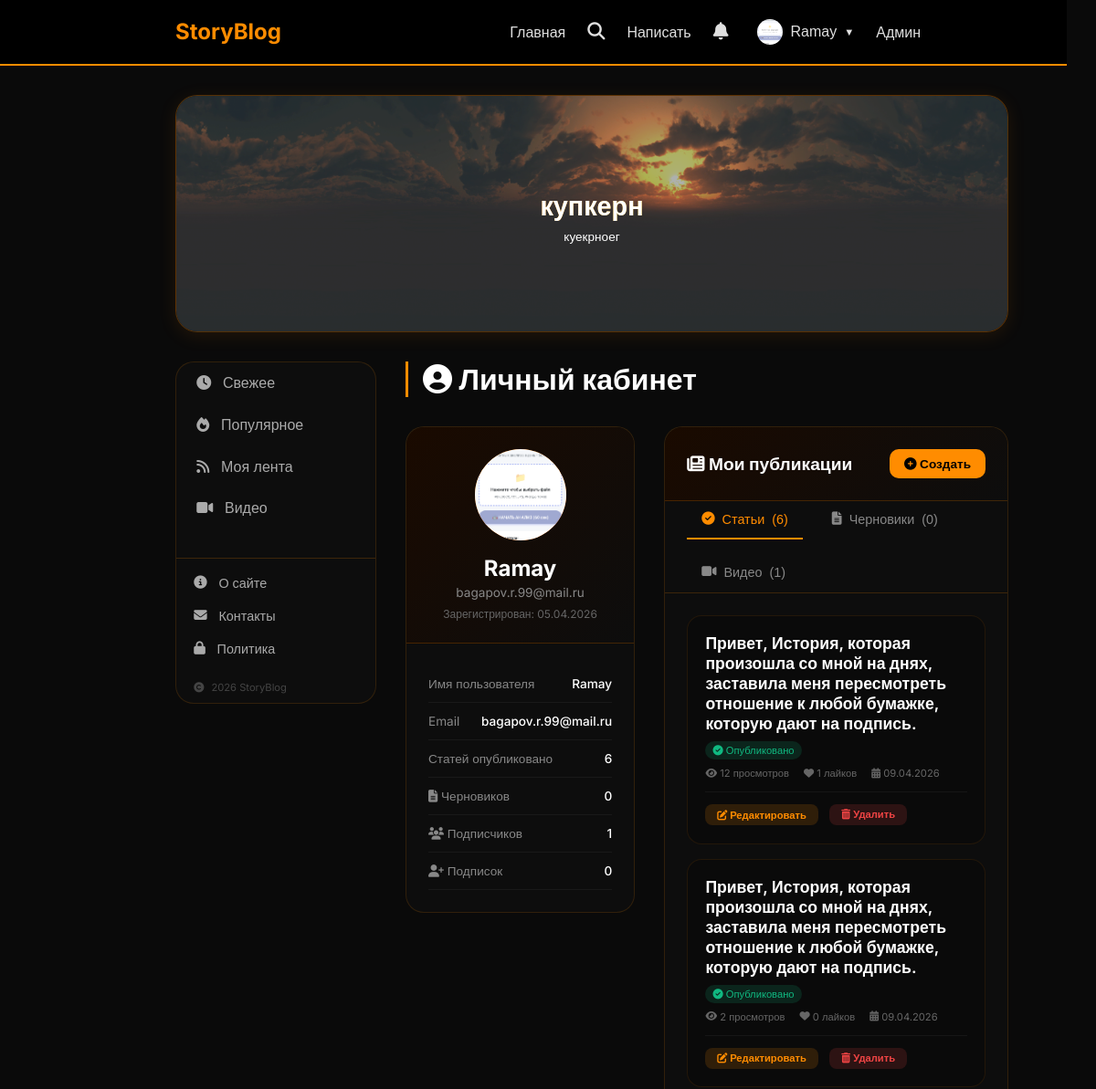
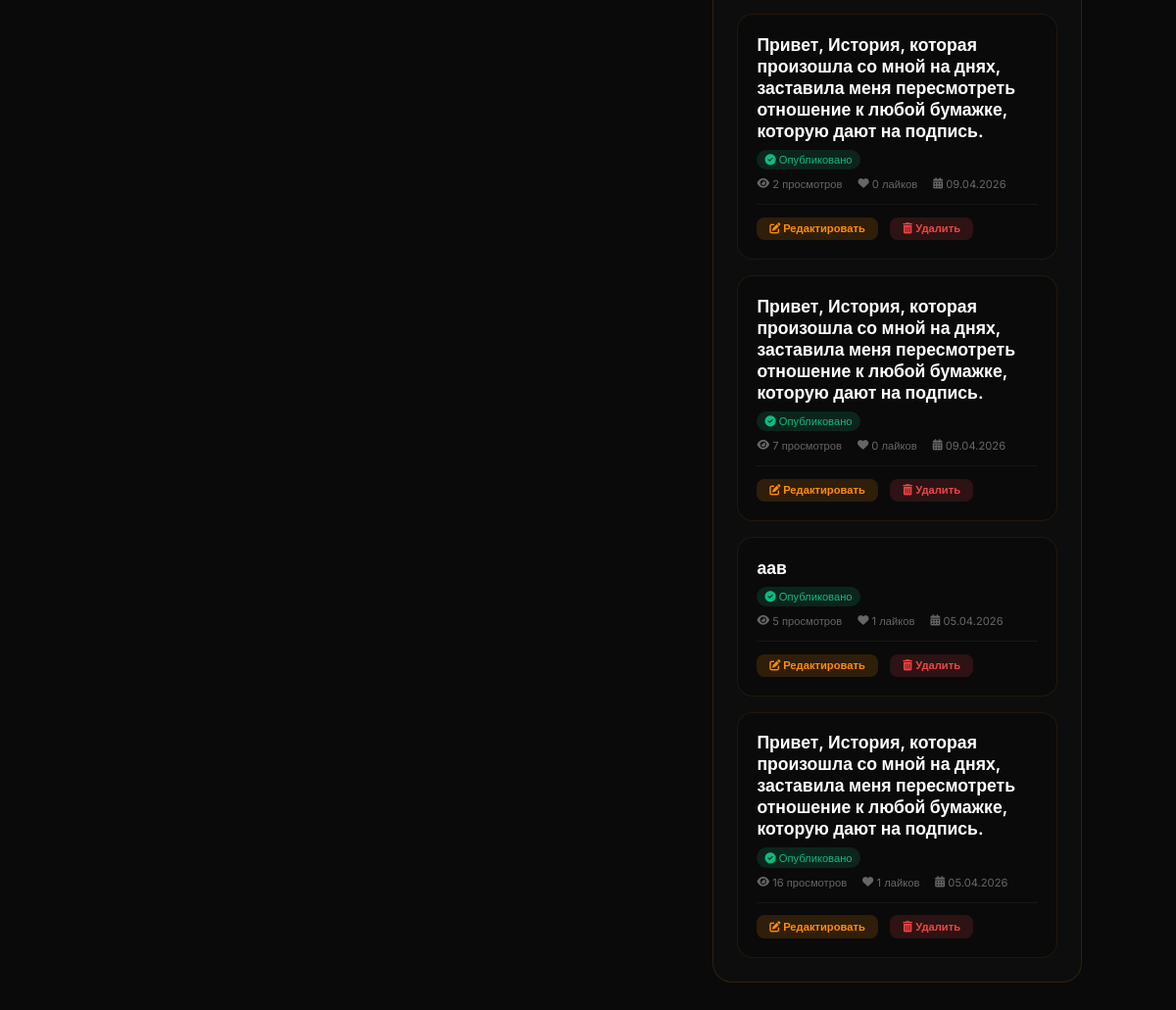
Screenshot of /profile (signed in) with the database file from the repository (2 pictures, top to bottom).
### database.py (models this page shows)
class User(Base):
    __tablename__ = 'users'
    id = Column(Integer, primary_key=True)
    email = Column(String, unique=True, index=True)
    username = Column(String, unique=True, index=True)
    hashed_password = Column(String)
    avatar = Column(String, default='default.png')
    is_admin = Column(Boolean, default=False)
    is_active = Column(Boolean, default=True)
    created_at = Column(DateTime, default=datetime.now)

class SliderItem(Base):
    __tablename__ = 'slider_items'
    id = Column(Integer, primary_key=True)
    title = Column(String, default='')
    label = Column(String, default='')
    icon = Column(String, default='📖')
    image_url = Column(String, default='')
    link = Column(String, default='')
    is_active = Column(Boolean, default=True)
    order = Column(Integer, default=0)
    image_position = Column(String, default='cover')
    text_position = Column(String, default='center')
    text_color = Column(String, default='#ffffff')
    text_size = Column(String, default='medium')
    overlay_opacity = Column(Integer, default=30)
    created_at = Column(DateTime, default=datetime.now)

class Article(Base):
    __tablename__ = 'articles'
    id = Column(Integer, primary_key=True)
    title = Column(String, index=True)
    slug = Column(String, unique=True, index=True)
    description = Column(String, default='')
    content = Column(Text)
    user_id = Column(Integer, ForeignKey('users.id'))
    is_published = Column(Boolean, default=False)
    views = Column(Integer, default=0)
    likes = Column(Integer, default=0)
    created_at = Column(DateTime, default=datetime.now)
    updated_at = Column(DateTime, default=datetime.now, onupdate=datetime.now)

### main.py (the view)
@app.get("/profile", response_class=HTMLResponse)
async def profile(request: Request, db: Session = Depends(get_db)):
    user = get_current_user(request, db)
    if not user:
        return RedirectResponse(url="/login", status_code=303)
    published_articles = db.query(Article).filter(
        Article.user_id == user.id,
        Article.is_published == True
    ).order_by(Article.created_at.desc()).all()
    draft_articles = db.query(Article).filter(
        Article.user_id == user.id,
        Article.is_published == False
    ).order_by(Article.created_at.desc()).all()
    user_videos = db.query(Video).filter(Video.user_id == user.id).order_by(Video.created_at.desc()).all()
    subscribers_count = db.query(Subscription).filter(Subscription.author_id == user.id).count()
    subscriptions_count = db.query(Subscription).filter(Subscription.subscriber_id == user.id).count()
    slider_items = db.query(SliderItem).filter(SliderItem.is_active == True).order_by(SliderItem.order).all()
    return templates.TemplateResponse("profile.html", {
        "request": request,
        "user": user,
        "published_articles": published_articles,
        "draft_articles": draft_articles,
        "user_videos": user_videos,
        "subscribers_count": subscribers_count,
        "subscriptions_count": subscriptions_count,
        "slider_items": slider_items
    })

### templates/profile.html (shortened to what this page needs)
{% extends "base.html" %}
{% block content %}
<div class="profile-header">
    <h2><i class="fas fa-user-circle"></i> Личный кабинет</h2>
</div>
<div class="profile-grid">
    <div class="info-card">
        <div class="info-header">
            <div class="profile-avatar" id="avatarContainer">
                <img src="/static/avatars/{{ user.avatar }}" alt="Аватар" style="width: 100px; height: 100px; border-radius: 50%; object-fit: cover;" id="avatarImg">
            </div>
            <div class="profile-name">{{ user.username }}</div>
            <div class="profile-email">{{ user.email }}</div>
            <div class="profile-date">Зарегистрирован: {{ user.created_at.strftime('%d.%m.%Y') }}</div>
        </div>
        <div class="info-body">
            <div class="info-row">
                <span class="info-label">Имя пользователя</span>
                <span class="info-value">{{ user.username }}</span>
            </div>
            <div class="info-row">
                <span class="info-label">Email</span>
                <span class="info-value">{{ user.email }}</span>
            </div>
            <div class="info-row">
                <span class="info-label">Статей опубликовано</span>
                <span class="info-value">{{ published_articles|length }}</span>
            </div>
            <div class="info-row">
                <span class="info-label"><i class="fas fa-file-alt"></i> Черновиков</span>
                <span class="info-value">{{ draft_articles|length }}</span>
            </div>
            <div class="info-row">
                <span class="info-label"><i class="fas fa-users"></i> Подписчиков</span>
                <span class="info-value">{{ subscribers_count }}</span>
            </div>
            <div class="info-row">
                <span class="info-label"><i class="fas fa-user-plus"></i> Подписок</span>
                <span class="info-value">{{ subscriptions_count }}</span>
            </div>
        </div>
    </div>
    <div class="articles-card">
        <div class="articles-header">
            <h3><i class="fas fa-newspaper"></i> Мои публикации</h3>
            <a href="/create" class="btn-new"><i class="fas fa-plus-circle"></i> Создать</a>
        </div>
        <div class="tabs">
            <button class="tab-btn active" onclick="switchTab('published')"><i class="fas fa-check-circle"></i> Статьи <span>({{ published_articles|length }})</span></button>
            <button class="tab-btn" onclick="switchTab('drafts')"><i class="fas fa-file-alt"></i> Черновики <span>({{ draft_articles|length }})</span></button>
            <button class="tab-btn" onclick="switchTab('videos')"><i class="fas fa-video"></i> Видео <span>({{ user_videos|length }})</span></button>
        </div>
        <div id="published-tab" class="tab-content active">
            <div class="articles-list">
                {% if published_articles %}
                    {% for article in published_articles %}
                    <div class="article-item">
                        <div class="article-item-title">
                            <a href="/article/{{ article.slug }}">{{ article.title }}</a>
                        </div>
                        <div class="article-item-meta">
                            <span class="status-published"><i class="fas fa-check-circle"></i> Опубликовано</span>
                        </div>
                        <div class="article-item-stats">
                            <span><i class="fas fa-eye"></i> {{ article.views }} просмотров</span>
                            <span><i class="fas fa-heart"></i> {{ article.likes }} лайков</span>
                            <span><i class="fas fa-calendar-alt"></i> {{ article.created_at.strftime('%d.%m.%Y') }}</span>
                        </div>
                        <div class="article-item-actions">
                            <a href="/edit/{{ article.id }}" class="btn-edit"><i class="fas fa-edit"></i> Редактировать</a>
                            <button class="btn-delete" onclick="confirmDelete({{ article.id }}, '{{ article.title|replace("'", "\\'") }}')"><i class="fas fa-trash-alt"></i> Удалить</button>
                        </div>
                    </div>
                    {% endfor %}
                {% else %}
                    <div class="empty-articles">
                        <div class="empty-articles-icon"><i class="fas fa-inbox"></i></div>
                        <p>У вас пока нет опубликованных статей</p>
                        <a href="/create" class="btn btn-primary" style="margin-top: 1rem; display: inline-block;"><i class="fas fa-pen-alt"></i> Написать первую статью</a>
                    </div>
                {% endif %}
            </div>
        </div>
    </div>
</div>
{% endblock %}

### templates/base.html (shortened to what this page needs)
<!DOCTYPE html>
<html lang="ru">
<head>
    <link href="https://cdn.quilljs.com/1.3.6/quill.snow.css" rel="stylesheet">
    <link rel="stylesheet" href="https://cdnjs.cloudflare.com/ajax/libs/font-awesome/6.5.1/css/all.min.css">
</head>
<body>
    <nav class="navbar">
        <h2><a href="/" style="color:#ff8c00; text-decoration:none;">StoryBlog</a></h2>
        <div class="nav-links">
            <a href="/">Главная</a>
            <div class="search-wrapper">
                <button class="search-icon-btn" id="searchIconBtn" onclick="toggleSearch()">
                    <i class="fas fa-search"></i>
                </button>
            </div>
            {% if user %}
                <a href="/create">Написать</a>
                <div class="notif-menu">
                    <button class="notif-btn" onclick="toggleNotifMenu()">
                        <i class="fas fa-bell"></i>
                    </button>
                </div>
                <div class="user-menu">
                    <button class="user-menu-btn" onclick="toggleUserMenu()">
                        {% if user.avatar and user.avatar != 'default.png' %}
                        <img src="/static/avatars/{{ user.avatar }}" class="nav-avatar">
                        {% else %}
                        <span class="nav-avatar-placeholder">{{ user.username[0]|upper }}</span>
                        {% endif %}
                        {{ user.username }}
                        <span style="font-size: 0.7rem;">▼</span>
                    </button>
                </div>
                {% if user.is_admin %}<a href="/admin">Админ</a>{% endif %}
            {% else %}
                <a href="/login">Войти</a>
                <a href="/register">Регистрация</a>
            {% endif %}
        </div>
    </nav>
    <div class="container">
        {% block hero %}
        <div class="hero" id="heroBlock">
            <div class="hero-slider">
                <div class="hero-slider-track" id="heroSliderTrack">
                    {% for item in slider_items %}
                    <div class="hero-slide" {% if item.link %}onclick="location.href='{{ item.link }}'" style="cursor: pointer;"{% endif %}>
                        {% if item.image_url %}
                        <img src="{{ item.image_url }}" class="hero-slide-bg" alt="slide" style="object-fit: {{ item.image_position if item.image_position else 'cover' }};">
                        {% endif %}
                        {% if item.overlay_opacity and item.overlay_opacity > 0 %}
                        <div class="hero-slide-overlay" style="background: rgba(0,0,0,{{ item.overlay_opacity / 100 }});"></div>
                        {% endif %}
                        {% if item.title %}
                        <h1 style="color: {{ item.text_color if item.text_color else '#ffffff' }}; font-size: {% if item.text_size == 'small' %}1.2rem{% elif item.text_size == 'large' %}2.2rem{% else %}1.8rem{% endif %};">
                            {{ item.title }}
                        </h1>
                        {% endif %}
                        {% if item.label %}
                        <p style="color: {{ item.text_color if item.text_color else '#ffffff' }}; font-size: {% if item.text_size == 'small' %}0.7rem{% elif item.text_size == 'large' %}1rem{% else %}0.85rem{% endif %};">
                            {{ item.label }}
                        </p>
                        {% endif %}
                    </div>
                    {% endfor %}
                </div>
            </div>
        </div>
        {% endblock %}
        <div class="layout">
{% block left_menu %}
<div class="left-menu">
    <div class="left-menu-item {% if feed == 'fresh' %}active{% endif %}" data-feed="fresh" onclick="switchFeed('fresh')">
        <i class="fas fa-clock"></i> Свежее
    </div>
    <div class="left-menu-item {% if feed == 'popular' %}active{% endif %}" data-feed="popular" onclick="switchFeed('popular')">
        <i class="fas fa-fire"></i> Популярное
    </div>
    {% if user %}
    <div class="left-menu-item {% if feed == 'myfeed' %}active{% endif %}" data-feed="myfeed" onclick="switchFeed('myfeed')">
        <i class="fas fa-rss"></i> Моя лента
    </div>
    {% endif %}
    <div class="left-menu-item" data-feed="videos" onclick="switchFeed('videos')">
        <i class="fas fa-video"></i> Видео
    </div>
    <div class="menu-footer">
        <a href="/about" class="menu-footer-item">
            <i class="fas fa-info-circle"></i> О сайте
        </a>
        <a href="/contacts" class="menu-footer-item">
            <i class="fas fa-envelope"></i> Контакты
        </a>
        <a href="/privacy" class="menu-footer-item">
            <i class="fas fa-lock"></i> Политика
        </a>
        <div class="menu-footer-copyright">
            <i class="fas fa-copyright"></i> 2026 StoryBlog
        </div>
    </div>
</div>
{% endblock %}
            <div class="content-right">
                {% block content %}{% endblock %}
            </div>
        </div>
    </div>
</body>
</html>

### rows the page displays
User: avatar (picture), username "Ramay", email "bagapov.r.99@mail.ru", created_at "05.04.2026"
SliderItem: image_url (picture), title "купкерн", label "куекрноег"
Article: title "Привет, История, которая произошла со мной на днях, заставила меня пересмотреть отношение к любой бумажке, которую дают на подпись.", views "12", likes "1", created_at "09.04.2026"
Article: title "Привет, История, которая произошла со мной на днях, заставила меня пересмотреть отношение к любой бумажке, которую дают на подпись.", views "2", likes "0", created_at "09.04.2026"
Article: title "Привет, История, которая произошла со мной на днях, заставила меня пересмотреть отношение к любой бумажке, которую дают на подпись.", views "2", likes "0", created_at "09.04.2026"
Article: title "Привет, История, которая произошла со мной на днях, заставила меня пересмотреть отношение к любой бумажке, которую дают на подпись.", views "7", likes "0", created_at "09.04.2026"
Article: title "аав", views "5", likes "1", created_at "05.04.2026"
Article: title "Привет, История, которая произошла со мной на днях, заставила меня пересмотреть отношение к любой бумажке, которую дают на подпись.", views "16", likes "1", created_at "05.04.2026"

### other values shown
{{ published_articles|length }} "6"
{{ draft_articles|length }} "0"
{{ subscribers_count }} "1"
{{ subscriptions_count }} "0"
{{ user_videos|length }} "1"
